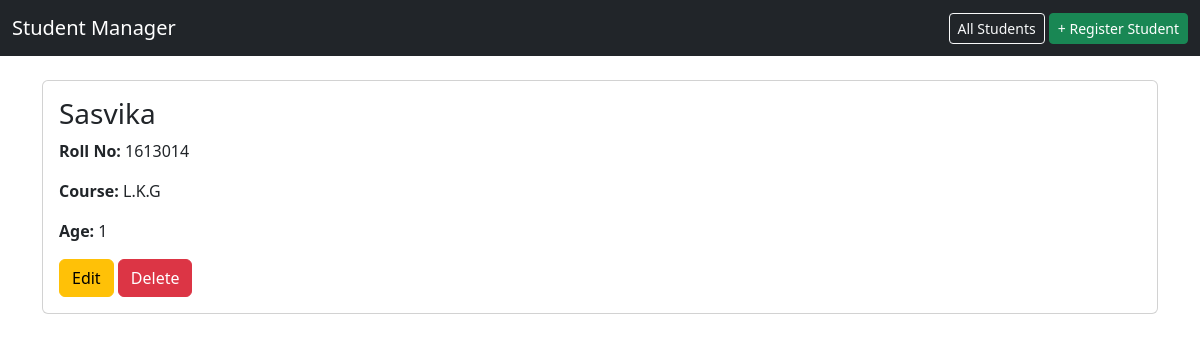
/students/4/, run on the app's committed database.
### students/models.py (models this page shows, shortened)
class Student(models.Model):
    name = models.CharField(max_length=100)
    roll_no = models.CharField(max_length=20, unique=True)
    course = models.CharField(max_length=50)
    age = models.PositiveIntegerField()

### students/views.py (the view)
# urls.py: path('students/<int:pk>/', StudentDetailView.as_view(), name='student-detail'),
class StudentDetailView(DetailView):
    model = Student
    template_name = "students/student_detail.html"

### students/templates/students/student_detail.html
{% extends 'students/base.html' %}
{% block content %}
<div class="card">
  <div class="card-body">
    <h3 class="card-title">{{ object.name }}</h3>
    <p><strong>Roll No:</strong> {{ object.roll_no }}</p>
    <p><strong>Course:</strong> {{ object.course }}</p>
    <p><strong>Age:</strong> {{ object.age }}</p>
    <a href="{% url 'student-update' object.id %}" class="btn btn-warning">Edit</a>
    <a href="{% url 'student-delete' object.id %}" class="btn btn-danger">Delete</a>
  </div>
</div>
{% endblock %}

### data on the page
Student: name "Sasvika", roll_no "1613014", course "L.K.G", age "1"
